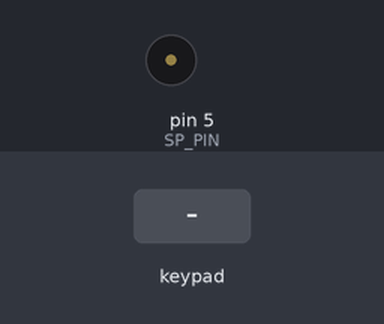
This sketch was run on a simulated Arduino Uno, built with avr-gcc and run on an emulated ATmega328P. Parts: buzzer (waves = sounding). The inputs (shaded band) are chosen by the test bench.

Above: at 1.2 s.
1.3 s: keypad keys 7 8 9 1 0 pressed 0.4 s apart
At 1.7 s:
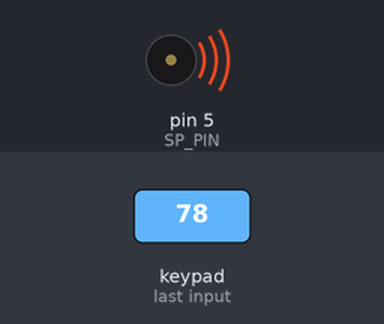
Timing chart, 0 to 5.4 s (numbered marks = the images above; inputs shaded):
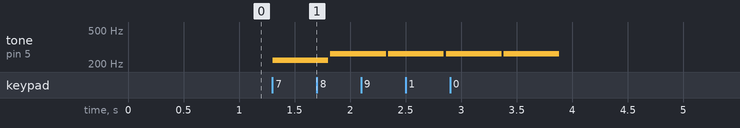

The sketch:

lab06-02.ino
```cpp
const byte SP_PIN = 5;
#include <Keypad.h>

#define NOTE_C3  131
#define NOTE_CS3 139
#define NOTE_D3  147
#define NOTE_DS3 156
#define NOTE_E3  165
#define NOTE_F3  175
#define NOTE_FS3 185
#define NOTE_G3  196
#define NOTE_GS3 208
#define NOTE_A3  220
#define NOTE_AS3 233
#define NOTE_B3  247
#define NOTE_C4  262
#define NOTE_CS4 277
#define NOTE_D4  294
#define NOTE_DS4 311
#define NOTE_E4  330
#define NOTE_F4  349
#define NOTE_FS4 370
#define NOTE_G4  392
#define NOTE_GS4 415
#define NOTE_A4  440
#define NOTE_AS4 466
#define NOTE_B4  494
#define WHOLE 1 //全分符
#define HALF 0.5 //半分符
#define QUARTER 0.25
#define EIGHTH 0.125
#define SIXTEENTH 0.0625
int tune[] = { NOTE_C4, NOTE_C4, NOTE_C4, NOTE_C4, NOTE_C4, NOTE_B3, NOTE_G3, NOTE_A3, NOTE_C4, NOTE_C4, NOTE_G3, NOTE_G3, NOTE_F3, NOTE_F3, NOTE_G3, NOTE_F3, NOTE_E3, NOTE_G3, NOTE_C4, NOTE_C4, NOTE_C4, NOTE_C4, NOTE_A3, NOTE_B3, NOTE_C4, NOTE_D4};


const byte ROWS = 4; // 4 Rows
const byte COLS = 4; // 4 Columns
// 定義 Keypad 的按鍵
char keys[ROWS][COLS] =
{
{'0','4','8', 'C'},
{'1','5','9', 'D'},
{'2', '6', 'A', 'E'},
{'3', '7', 'B', 'F'}
};
// 定義 Keypad 連到 Arduino 的接腳
byte rowPins[ROWS] = {7, 8, 9, 10};
// 連到 Keypad 的 4 個 Rows
byte colPins[COLS] = {11, 12, 13, 14};
// 連到 Keypad 的 4 個 Columns
// 建立 Keypad 物件
Keypad keypad =
Keypad( makeKeymap(keys), rowPins,
colPins, ROWS, COLS );
void setup()
{
pinMode (SP_PIN,OUTPUT);
Serial.begin(9600);
}

void loop()
{

char key = keypad.getKey(); // 讀取 Keypad的輸入
if (key != NO_KEY)
{
        int x=key-'0';
        tone(5, tune[x]);
      delay(500);  //改為固定的值(例如0.5 sec)
      noTone(5);

}

}
```

Measured:
- after the input at 1.3 s, tone on pin 5 (SP_PIN): silent → 220 Hz at once, then repeats every 0.52 s: silent 0.02 s, 262 Hz 0.50 s, until it stays silent from 3.9 s
